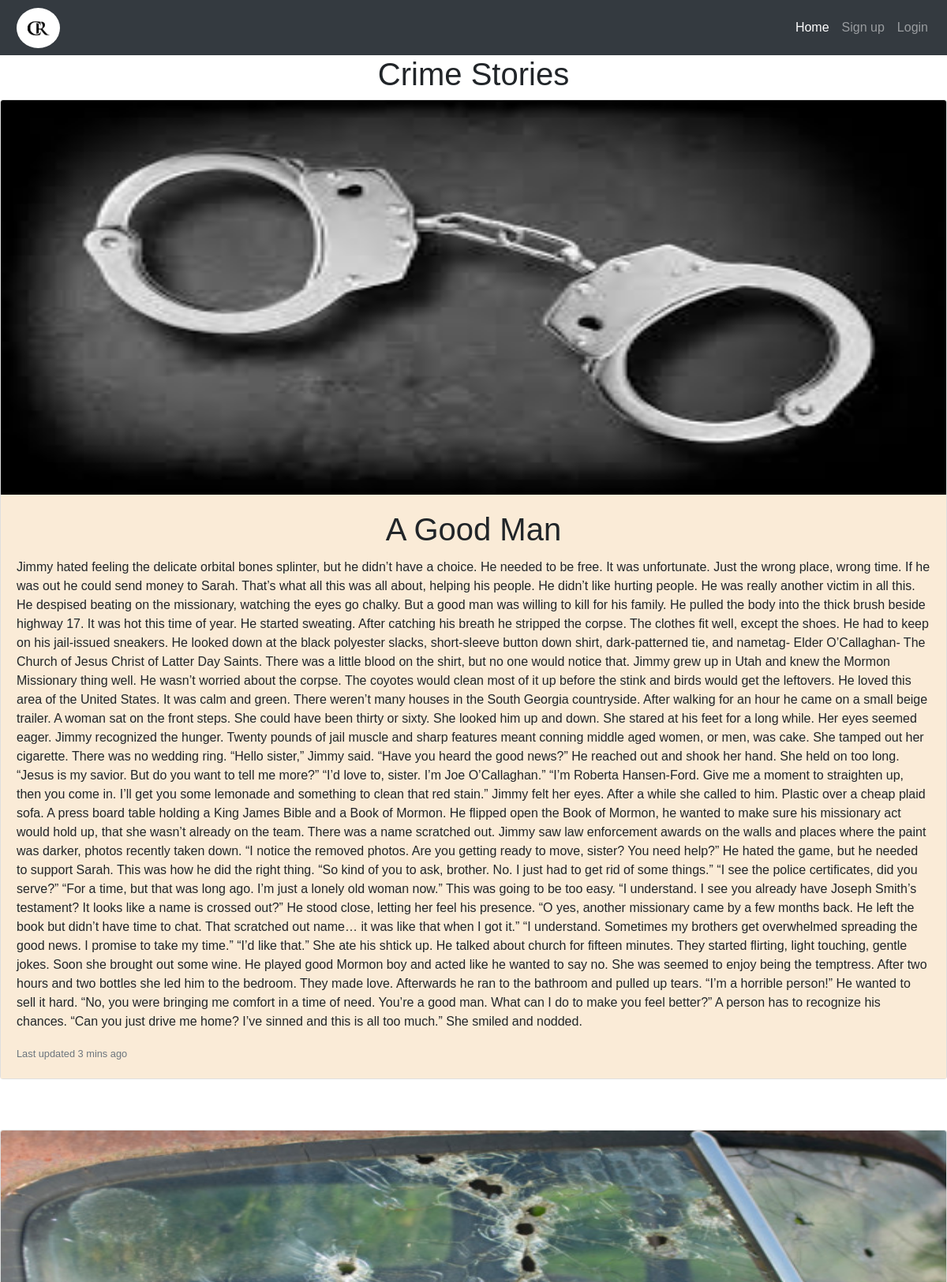
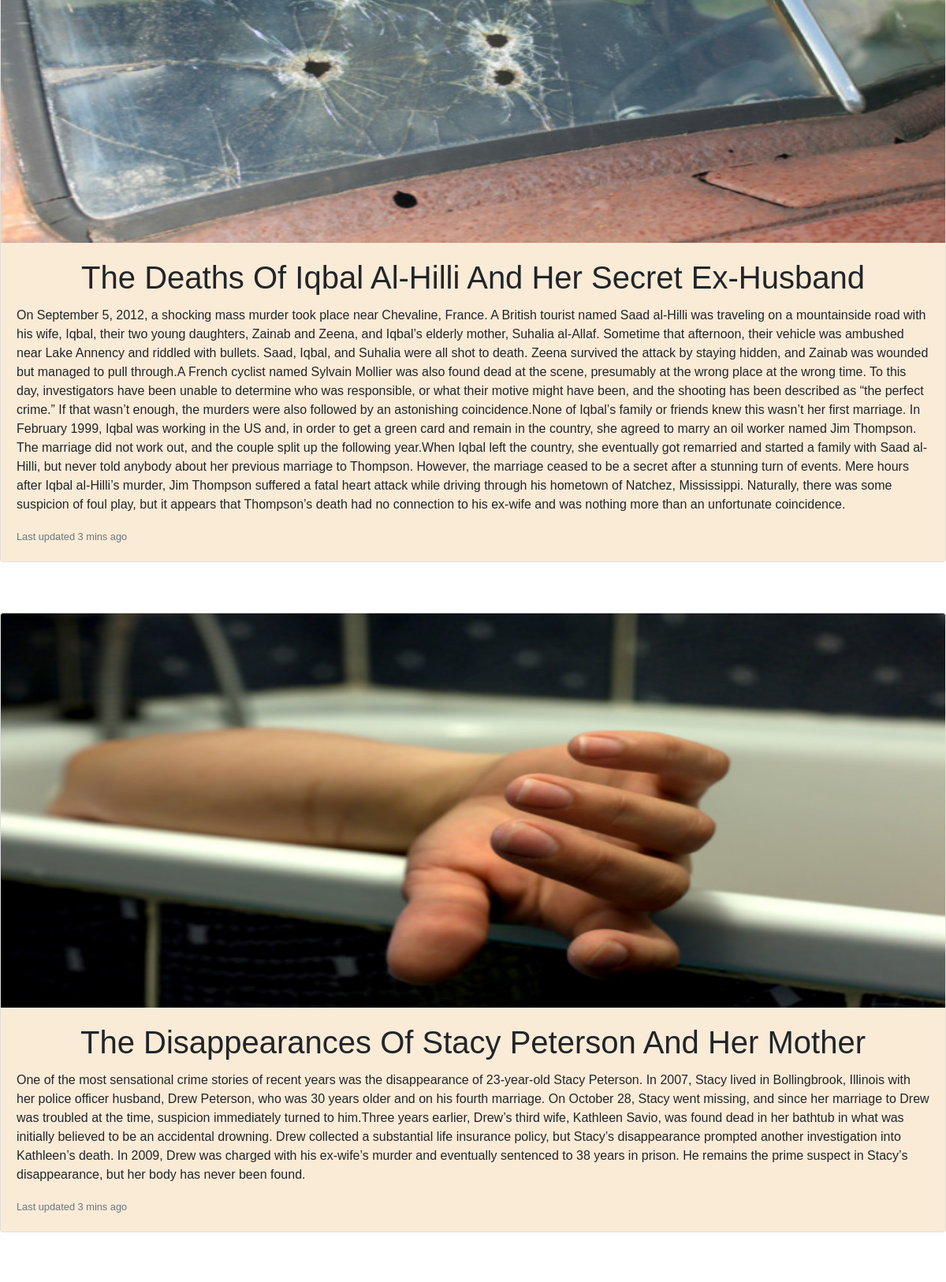
/crime_stories/ (upper part), run on the app's committed database (2 pictures, top to bottom).
### App/models.py (models this page shows, shortened)
class crimestories(models.Model):
    Heading=models.CharField(max_length=500)
    detail=models.TextField()
    image=models.ImageField()

### App/views.py (the view)
# urls.py: path("crime_stories/",views.crime_stories,name="crime_stories"),
def crime_stories(request):
    crime_stories = crimestories.objects.all()
    return render(request, 'App/crime_stories.html', {'crime_stories': crime_stories})

### App/templates/App/crime_stories.html (shortened to what this page needs)
{% extends 'App/main.html' %}
{%load static%}
{%block body %}
<h1 style="text-align: center;">Crime Stories</h1>
    {%for i in crime_stories%}
    <div class="card mb-3">
        <img src="/media/{{i.image}}" class="card-img-top" alt="...">
        <div class="card-body">
          <h1 style="text-align: center;" class="card-title">{{i.Heading}}</h1>
          <p class="card-text">{{i.detail}}</p>
          <p class="card-text"><small class="text-muted">Last updated 3 mins ago</small></p>
        </div>
    </div>
    <br/>
    <br/>
    {%endfor%}
{% endblock %}

### App/static/App/css/LoginForm.css (style rules this page uses)
* { marging: 0; padding: 0; font-family: sans-serif; }

### App/templates/App/crime_stories.html (style rules this page uses)
img { width: 200px; height:100px; }
.card-img-top { height:500px; }
.card-body { background-color: antiquewhite; }

### data on the page
crimestories: image (picture), Heading "A Good Man", detail "Jimmy hated feeling the delicate orbital bones splinter, but he didn’t have a choice. He needed to be free. It was unfortunate. Just the wrong place, wrong time. If he was out he could send money to Sarah. That’s what all this was all about, helping his people. He didn’t like hurting people. He was really another victim in all this. He despised beating on the missionary, watching the eyes go chalky. But a good man was willing to kill for his family. He pulled the body into the thick brush beside highway 17. It was hot this time of year. He started sweating. After catching his breath he stripped the corpse. The clothes fit well, except the shoes. He had to keep on his jail-issued sneakers.…"
crimestories: image (picture), Heading "The Deaths Of Iqbal Al-Hilli And Her Secret Ex-Husband", detail "On September 5, 2012, a shocking mass murder took place near Chevaline, France. A British tourist named Saad al-Hilli was traveling on a mountainside road with his wife, Iqbal, their two young daughters, Zainab and Zeena, and Iqbal’s elderly mother, Suhalia al-Allaf. Sometime that afternoon, their vehicle was ambushed near Lake Annency and riddled with bullets. Saad, Iqbal, and Suhalia were all shot to death. Zeena survived the attack by staying hidden, and Zainab was wounded but managed to pull through.A French cyclist named Sylvain Mollier was also found dead at the scene, presumably at the wrong place at the wrong time. To this day, investigators have been unable to determine who was…"
crimestories: image (picture), Heading "The Disappearances Of Stacy Peterson And Her Mother", detail "One of the most sensational crime stories of recent years was the disappearance of 23-year-old Stacy Peterson. In 2007, Stacy lived in Bollingbrook, Illinois with her police officer husband, Drew Peterson, who was 30 years older and on his fourth marriage. On October 28, Stacy went missing, and since her marriage to Drew was troubled at the time, suspicion immediately turned to him.Three years earlier, Drew’s third wife, Kathleen Savio, was found dead in her bathtub in what was initially believed to be an accidental drowning. Drew collected a substantial life insurance policy, but Stacy’s disappearance prompted another investigation into Kathleen’s death. In 2009, Drew was charged with his…"
